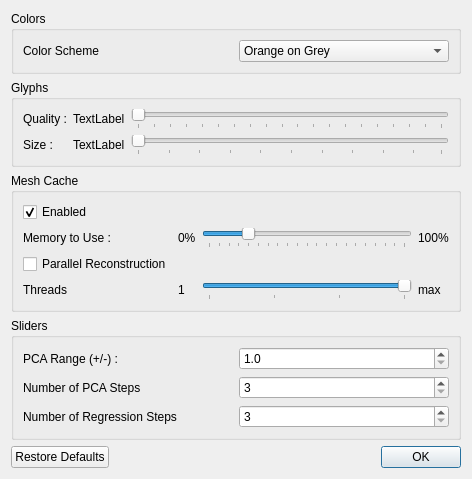
<?xml version="1.0" encoding="UTF-8"?>
<ui version="4.0">
 <class>PreferencesWindow</class>
 <widget class="QDialog" name="PreferencesWindow">
  <property name="geometry">
   <rect>
    <x>0</x>
    <y>0</y>
    <width>472</width>
    <height>453</height>
   </rect>
  </property>
  <property name="windowTitle">
   <string>Preferences</string>
  </property>
  <layout class="QVBoxLayout" name="verticalLayout_2">
   <item>
    <widget class="QGroupBox" name="groupBox_2">
     <property name="title">
      <string>Colors</string>
     </property>
     <layout class="QHBoxLayout" name="horizontalLayout">
      <item>
       <widget class="QLabel" name="label_4">
        <property name="text">
         <string>Color Scheme</string>
        </property>
       </widget>
      </item>
      <item>
       <widget class="QComboBox" name="colorScheme">
        <item>
         <property name="text">
          <string>Orange on Grey</string>
         </property>
        </item>
        <item>
         <property name="text">
          <string>Purple on Grey</string>
         </property>
        </item>
        <item>
         <property name="text">
          <string>Blue on White</string>
         </property>
        </item>
        <item>
         <property name="text">
          <string>Orange on White</string>
         </property>
        </item>
        <item>
         <property name="text">
          <string>Grey on White</string>
         </property>
        </item>
        <item>
         <property name="text">
          <string>Orange on Blue</string>
         </property>
        </item>
        <item>
         <property name="text">
          <string>Yellow on Grey</string>
         </property>
        </item>
        <item>
         <property name="text">
          <string>Grey on Black</string>
         </property>
        </item>
        <item>
         <property name="text">
          <string>Blue on Black</string>
         </property>
        </item>
        <item>
         <property name="text">
          <string>Green on Black</string>
         </property>
        </item>
       </widget>
      </item>
     </layout>
    </widget>
   </item>
   <item>
    <widget class="QGroupBox" name="groupBox_3">
     <property name="title">
      <string>Glyphs</string>
     </property>
     <layout class="QGridLayout" name="gridLayout_2">
      <item row="0" column="0">
       <widget class="QLabel" name="label_5">
        <property name="text">
         <string>Quality :</string>
        </property>
       </widget>
      </item>
      <item row="0" column="1">
       <widget class="QLabel" name="glyphQualityLabel">
        <property name="minimumSize">
         <size>
          <width>50</width>
          <height>0</height>
         </size>
        </property>
        <property name="text">
         <string>TextLabel</string>
        </property>
       </widget>
      </item>
      <item row="0" column="2">
       <widget class="QSlider" name="glyphQuality">
        <property name="minimum">
         <number>1</number>
        </property>
        <property name="maximum">
         <number>20</number>
        </property>
        <property name="orientation">
         <enum>Qt::Horizontal</enum>
        </property>
        <property name="tickPosition">
         <enum>QSlider::TicksBelow</enum>
        </property>
        <property name="tickInterval">
         <number>1</number>
        </property>
       </widget>
      </item>
      <item row="1" column="0">
       <widget class="QLabel" name="label_7">
        <property name="text">
         <string>Size :</string>
        </property>
       </widget>
      </item>
      <item row="1" column="1">
       <widget class="QLabel" name="glyphSizeLabel">
        <property name="minimumSize">
         <size>
          <width>50</width>
          <height>0</height>
         </size>
        </property>
        <property name="text">
         <string>TextLabel</string>
        </property>
       </widget>
      </item>
      <item row="1" column="2">
       <widget class="QSlider" name="glyphSize">
        <property name="minimum">
         <number>1</number>
        </property>
        <property name="maximum">
         <number>100</number>
        </property>
        <property name="orientation">
         <enum>Qt::Horizontal</enum>
        </property>
        <property name="tickPosition">
         <enum>QSlider::TicksBelow</enum>
        </property>
        <property name="tickInterval">
         <number>10</number>
        </property>
       </widget>
      </item>
     </layout>
    </widget>
   </item>
   <item>
    <widget class="QGroupBox" name="groupBox">
     <property name="title">
      <string>Mesh Cache</string>
     </property>
     <layout class="QVBoxLayout" name="verticalLayout">
      <item>
       <widget class="QCheckBox" name="meshCacheEnabled">
        <property name="text">
         <string>Enabled</string>
        </property>
        <property name="checked">
         <bool>true</bool>
        </property>
       </widget>
      </item>
      <item>
       <layout class="QGridLayout" name="gridLayout">
        <item row="1" column="1">
         <widget class="QLabel" name="label_2">
          <property name="text">
           <string>0%</string>
          </property>
         </widget>
        </item>
        <item row="1" column="3">
         <widget class="QLabel" name="label_3">
          <property name="text">
           <string>100%</string>
          </property>
         </widget>
        </item>
        <item row="1" column="0">
         <widget class="QLabel" name="label">
          <property name="text">
           <string>Memory to Use :</string>
          </property>
         </widget>
        </item>
        <item row="1" column="2">
         <widget class="QSlider" name="meshCacheMemory">
          <property name="maximum">
           <number>100</number>
          </property>
          <property name="value">
           <number>20</number>
          </property>
          <property name="orientation">
           <enum>Qt::Horizontal</enum>
          </property>
          <property name="tickPosition">
           <enum>QSlider::TicksBelow</enum>
          </property>
          <property name="tickInterval">
           <number>5</number>
          </property>
         </widget>
        </item>
        <item row="2" column="0">
         <widget class="QCheckBox" name="parallelEnabled">
          <property name="text">
           <string>Parallel Reconstruction</string>
          </property>
         </widget>
        </item>
        <item row="3" column="0">
         <widget class="QLabel" name="label_10">
          <property name="text">
           <string>Threads</string>
          </property>
         </widget>
        </item>
        <item row="3" column="1">
         <widget class="QLabel" name="label_9">
          <property name="text">
           <string>1</string>
          </property>
         </widget>
        </item>
        <item row="3" column="2">
         <widget class="QSlider" name="numThreadsSlider">
          <property name="minimum">
           <number>1</number>
          </property>
          <property name="maximum">
           <number>4</number>
          </property>
          <property name="value">
           <number>4</number>
          </property>
          <property name="orientation">
           <enum>Qt::Horizontal</enum>
          </property>
          <property name="tickPosition">
           <enum>QSlider::TicksBelow</enum>
          </property>
          <property name="tickInterval">
           <number>1</number>
          </property>
         </widget>
        </item>
        <item row="3" column="3">
         <widget class="QLabel" name="numThreadsMaxLabel">
          <property name="text">
           <string>max</string>
          </property>
         </widget>
        </item>
       </layout>
      </item>
     </layout>
    </widget>
   </item>
   <item>
    <widget class="QGroupBox" name="groupBox_4">
     <property name="title">
      <string>Sliders</string>
     </property>
     <layout class="QVBoxLayout" name="verticalLayout_3">
      <item>
       <layout class="QGridLayout" name="gridLayout_3">
        <item row="0" column="0">
         <widget class="QLabel" name="label_6">
          <property name="text">
           <string>PCA Range (+/-) : </string>
          </property>
         </widget>
        </item>
        <item row="0" column="1">
         <widget class="QDoubleSpinBox" name="pcaRangeSpinBox">
          <property name="decimals">
           <number>1</number>
          </property>
          <property name="minimum">
           <double>1.000000000000000</double>
          </property>
          <property name="maximum">
           <double>5.000000000000000</double>
          </property>
         </widget>
        </item>
        <item row="1" column="0">
         <widget class="QLabel" name="label_8">
          <property name="text">
           <string>Number of PCA Steps</string>
          </property>
         </widget>
        </item>
        <item row="2" column="0">
         <widget class="QLabel" name="label_11">
          <property name="text">
           <string>Number of Regression Steps</string>
          </property>
         </widget>
        </item>
        <item row="1" column="1">
         <widget class="QSpinBox" name="pcaStepsSpinBox">
          <property name="minimum">
           <number>3</number>
          </property>
          <property name="maximum">
           <number>100</number>
          </property>
         </widget>
        </item>
        <item row="2" column="1">
         <widget class="QSpinBox" name="regressionStepsSpinBox">
          <property name="minimum">
           <number>3</number>
          </property>
          <property name="maximum">
           <number>100</number>
          </property>
         </widget>
        </item>
       </layout>
      </item>
     </layout>
    </widget>
   </item>
   <item>
    <spacer name="verticalSpacer">
     <property name="orientation">
      <enum>Qt::Vertical</enum>
     </property>
     <property name="sizeHint" stdset="0">
      <size>
       <width>20</width>
       <height>40</height>
      </size>
     </property>
    </spacer>
   </item>
   <item>
    <widget class="QDialogButtonBox" name="buttonBox">
     <property name="orientation">
      <enum>Qt::Horizontal</enum>
     </property>
     <property name="standardButtons">
      <set>QDialogButtonBox::Ok|QDialogButtonBox::RestoreDefaults</set>
     </property>
    </widget>
   </item>
  </layout>
 </widget>
 <resources/>
 <connections>
  <connection>
   <sender>buttonBox</sender>
   <signal>accepted()</signal>
   <receiver>PreferencesWindow</receiver>
   <slot>accept()</slot>
   <hints>
    <hint type="sourcelabel">
     <x>248</x>
     <y>254</y>
    </hint>
    <hint type="destinationlabel">
     <x>157</x>
     <y>274</y>
    </hint>
   </hints>
  </connection>
  <connection>
   <sender>buttonBox</sender>
   <signal>rejected()</signal>
   <receiver>PreferencesWindow</receiver>
   <slot>reject()</slot>
   <hints>
    <hint type="sourcelabel">
     <x>316</x>
     <y>260</y>
    </hint>
    <hint type="destinationlabel">
     <x>286</x>
     <y>274</y>
    </hint>
   </hints>
  </connection>
 </connections>
</ui>
